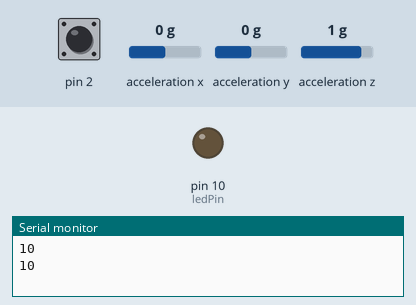
Bench run of a sketch on a simulated Arduino Uno, built with avr-gcc and run on an emulated ATmega328P. Parts: output pins drawn as LEDs (lit = HIGH), the last lines printed to the serial monitor. The inputs (shaded band) are chosen by the test bench; at power-on: pin 2 HIGH, acceleration x 0 g, acceleration y 0 g, acceleration z 1 g. No radio packets arrive unless stated.

Above: at 1.9 s.
2.0 s: pin 2 pulled LOW for 1 s
At 3.6 s:
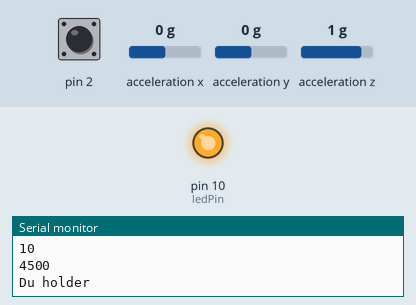
5.3 s: pin 2 pulled LOW for 3.2 s
At 9.4 s:
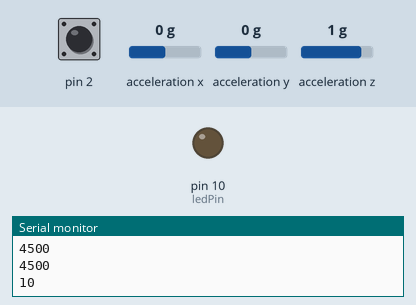
Timing chart, 0 to 10.9 s (numbered marks = the images above; inputs shaded):
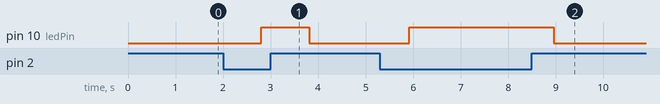

Measured:
- after the input at 2.0 s, pin 10 (ledPin): LOW → HIGH after 0.80 s, → LOW 1.0 s later
- after the input at 5.3 s, pin 10 (ledPin): LOW → HIGH after 0.62 s, → LOW 3.0 s later

The sketch:

transmitter.ino
```cpp
//Laget av gruppe 13 under innovasjonsprosjektet i TTT4255, høsten 2019 ved NTNU.
#include <CapacitiveSensor.h>
#include <SPI.h>
#include <nRF24L01.h>
#include <RF24.h>
#include <Wire.h>
#include <Adafruit_LIS3DH.h>
#include <Adafruit_Sensor.h>
RF24 radio(9, 8); // CE, CSN. Tallene forklarer hvilken pinneutgang de skal kobles til.

const byte address[6] = "00001"; //Setter hvilken adresse blåtann-enheten skal sende dataene sine til.


// bestemmer hvilke pinner vi bruker til akselerometer
#define LIS3DH_CLK 7
#define LIS3DH_MISO 6
#define LIS3DH_MOSI 5
#define LIS3DH_CS 4

//Software for SPI
  Adafruit_LIS3DH lis = Adafruit_LIS3DH(LIS3DH_CS, LIS3DH_MOSI, LIS3DH_MISO, LIS3DH_CLK);

  CapacitiveSensor cap = CapacitiveSensor(3,2); //Bruk (3,2) i faktisk stein.

  const int threshold = 300;
  const int ledPin = 10;
  bool sensor_state = 0;
  bool test = 1;
  bool isHold = false;

 //Definerer konstanter som skal brukes senere i koden
  long tid;

  int k = 0;
  bool j = 0;
  float v_0x = 0;
  float v_0y = 0;
  float v_0z = 0;
  float a_x = 0;
  float a_y = 0;
  float a_z = 0;
  float a_tot = 0;
  float v_x = 0;
  float v_y = 0;
  float v_z = 0;
  float v_tot = 0;
  float v_0 = 0;
  float avvik_a_tot = 0;
  float avvik_x_snitt = 0;
  float avvik_y_snitt = 0;
  float avvik_z_snitt = 0;
  float avvik_x_tot = 0;
  float avvik_z_tot = 0;
  float avvik_y_tot = 0;
  bool stopp_tid = false;


  //Lager en funksjon som sjekker om steinen holdes i
bool checkHold(){
    long sensorValue = cap.capacitiveSensor(30);
    if((sensorValue > threshold) || (sensorValue == threshold))
      { return (true);}
    else if (sensorValue < threshold) {
      return(false);
    }
}


void setup() {
  //Starter radiosending
  radio.begin();
  radio.openWritingPipe(address);
  radio.setPALevel(RF24_PA_MIN);
  radio.stopListening();

  #ifndef _AVR_
  while (!Serial);
  // will pause Zero, Leonardo, etc until serial console opens
  #endif

  //Starter seriell kommunikasjon.
  Serial.begin(9600);
  //Serial.println("LIS3DH test!");

  //Sjekker om man får verdier og stopper koden hvis man ikke får det
  if ( !lis.begin(0x18)) {   // change this to 0x19 for alternative i2c address
    //Serial.println("Couldnt start");
    while (1);
  }
  //Serial.println("LIS3DH found!");

  //Bestemmer hvor stort spenn av akselerasjon som kan måles
  lis.setRange(LIS3DH_RANGE_4_G);   // 2, 4, 8 or 16 G!
  //Serial.print("Range = "); Serial.print(2 << lis.getRange());
  //Serial.println("G");

  pinMode(ledPin, OUTPUT);


  sensors_event_t event;
  //måler 500 verdier for akselerasjon mens steinen står i ro. Gjøres for å kalibrere akselerometeret.
     for(int k = 0; k<500; k++) {
      lis.read();
      lis.getEvent(&event);
      if(k != 0){
        avvik_x_tot = event.acceleration.x + avvik_x_tot;
        avvik_z_tot = event.acceleration.z + avvik_z_tot;
        avvik_y_tot = event.acceleration.y + avvik_y_tot;
        if(k%20 == 0){
          //Serial.print("\t\tX: "); Serial.print(event.acceleration.x);
          //Serial.print(" \tY: "); Serial.print(event.acceleration.y);
          //Serial.print(" \tZ: "); Serial.print(event.acceleration.z);
          //Serial.println(" TESTVERDIER");
        }
      }
    }
    //Bruker verdiene vi fikk tidligere til å regne ut snitt avviket på 1 måling
        avvik_x_snitt = avvik_x_tot/499;
        avvik_y_snitt = avvik_y_tot/499;
        avvik_z_snitt = avvik_z_tot/499;

        /*Serial.print("\t\tX: "); Serial.print(avvik_x_snitt);
        Serial.print("\tY: "); Serial.print(avvik_y_snitt);
        Serial.print("\t\tZ: "); Serial.print(avvik_z_snitt);
        Serial.println(" SNITTVERDIER");
        */
}


void updateSpeed(){
    sensors_event_t event;
    lis.getEvent(&event);
    //Serial.println(tid);

    //Fjerner snitt avviket fra akselerasjon på hver av aksene
    a_x = event.acceleration.x - avvik_x_snitt;
    a_y = event.acceleration.y - avvik_y_snitt;
    a_z = event.acceleration.z - avvik_z_snitt;
    //Serial.print("\tX: "); Serial.print(a_x);
    //Serial.print("\tY: "); Serial.print(a_y);
    //Serial.print("\tZ: "); Serial.print(a_z);

   //Definerer fart for x aksen

    v_x = a_x*((millis()-tid))+v_0x*1000;
    v_x = v_x/1000;
    //Serial.print("\tV_x = ");
    //Serial.print(v_x);
    v_0x = v_x;

    //Definerer fart for y aksen
    v_y = a_y*((millis()-tid))+v_0y*1000;
    v_y = v_y/1000;
    //Serial.print("\tV_y = ");
    //Serial.print(v_y);
    v_0y = v_y;

    //Definerer fart for z aksen
    v_z = a_z*((millis()-tid))+v_0z*1000;
    v_z = v_z/1000;
    //Serial.print("\tV_z = ");
    //Serial.println(v_z);
    v_0z = v_z;


    //Setter opp en verdi for total fart som skal være 0 når steinen står stille
    v_tot = abs(v_x) + abs(v_y) + abs(v_z);
    //Serial.println(v_tot);
}

void loop() {
    lis.read();
    tid = millis();

    long sensorValue = cap.capacitiveSensor(30);
    Serial.println(sensorValue);
   updateSpeed();
   //Serial.print("\tFart = ");
   //Serial.println(v_tot);

//Sjekker om du holder i den, og tenner LED'en hvis du gjør det.
  if(checkHold() && k == 0){
    //Variabelen k blir satt til 1 dersom du holder i den.
    k = 1;
    digitalWrite(ledPin, HIGH);
    Serial.println("Du holder");
  }

  //Hvis du ikke holder i den og k er 1, så har du sluppet den og da sender i en 0 til recieveren.
  else if(!checkHold() && k == 1){
    digitalWrite(ledPin, LOW);
    //stopp_tid = true;
    sensor_state = 0;
    for(int i = 0; i < 30; i++) {
      radio.write(&sensor_state, sizeof(sensor_state));
    }
    //En pause i sending så lenge steinen er i bevegelse.
    while(a_x > 0.3 && a_y > 0.3){
      tid =  millis();
      updateSpeed();
    }
    //Når steien stopper sendes det en 1.
    sensor_state = 1;
    for(int i = 0; i < 30; i++) {
      radio.write(&sensor_state, sizeof(sensor_state));
    }
    k = 0;
  }
  //Har valgt å sende radiosignalene 30 ganger for å være sikker på at recieveren får med seg signalet.
  delay(1000);
}
```
